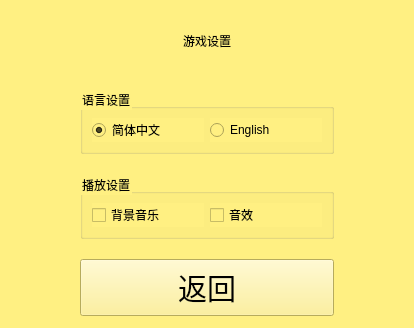
<?xml version="1.0" encoding="UTF-8"?>
<ui version="4.0">
 <class>SettingDialog</class>
 <widget class="QWidget" name="SettingDialog">
  <property name="geometry">
   <rect>
    <x>0</x>
    <y>0</y>
    <width>414</width>
    <height>328</height>
   </rect>
  </property>
  <property name="windowTitle">
   <string>Form</string>
  </property>
  <property name="styleSheet">
   <string notr="true">background-color: rgb(255, 240, 130);
font: 12pt &quot;楷体&quot;;</string>
  </property>
  <layout class="QVBoxLayout" name="verticalLayout">
   <property name="spacing">
    <number>20</number>
   </property>
   <property name="leftMargin">
    <number>80</number>
   </property>
   <property name="topMargin">
    <number>12</number>
   </property>
   <property name="rightMargin">
    <number>80</number>
   </property>
   <property name="bottomMargin">
    <number>12</number>
   </property>
   <item>
    <widget class="QLabel" name="label">
     <property name="styleSheet">
      <string notr="true">font: 58pt &quot;方正舒体&quot;;</string>
     </property>
     <property name="text">
      <string>游戏设置</string>
     </property>
     <property name="textFormat">
      <enum>Qt::AutoText</enum>
     </property>
     <property name="alignment">
      <set>Qt::AlignCenter</set>
     </property>
    </widget>
   </item>
   <item>
    <widget class="QGroupBox" name="groupBox">
     <property name="title">
      <string>语言设置</string>
     </property>
     <layout class="QHBoxLayout" name="horizontalLayout">
      <item>
       <widget class="QRadioButton" name="rBtn_zh">
        <property name="sizePolicy">
         <sizepolicy hsizetype="Preferred" vsizetype="Preferred">
          <horstretch>0</horstretch>
          <verstretch>0</verstretch>
         </sizepolicy>
        </property>
        <property name="whatsThis">
         <string/>
        </property>
        <property name="text">
         <string notr="true">简体中文</string>
        </property>
        <property name="checked">
         <bool>true</bool>
        </property>
       </widget>
      </item>
      <item>
       <widget class="QRadioButton" name="rBtn_en">
        <property name="sizePolicy">
         <sizepolicy hsizetype="Preferred" vsizetype="Preferred">
          <horstretch>0</horstretch>
          <verstretch>0</verstretch>
         </sizepolicy>
        </property>
        <property name="whatsThis">
         <string/>
        </property>
        <property name="text">
         <string notr="true">English</string>
        </property>
       </widget>
      </item>
     </layout>
    </widget>
   </item>
   <item>
    <widget class="QGroupBox" name="groupBox_2">
     <property name="title">
      <string>播放设置</string>
     </property>
     <layout class="QHBoxLayout" name="horizontalLayout_2">
      <item>
       <widget class="QCheckBox" name="rBtn_bgm">
        <property name="sizePolicy">
         <sizepolicy hsizetype="Preferred" vsizetype="Preferred">
          <horstretch>0</horstretch>
          <verstretch>0</verstretch>
         </sizepolicy>
        </property>
        <property name="text">
         <string>背景音乐</string>
        </property>
       </widget>
      </item>
      <item>
       <widget class="QCheckBox" name="rBtn_effect">
        <property name="sizePolicy">
         <sizepolicy hsizetype="Preferred" vsizetype="Preferred">
          <horstretch>0</horstretch>
          <verstretch>0</verstretch>
         </sizepolicy>
        </property>
        <property name="text">
         <string>音效</string>
        </property>
       </widget>
      </item>
     </layout>
    </widget>
   </item>
   <item>
    <widget class="QPushButton" name="btn_back">
     <property name="sizePolicy">
      <sizepolicy hsizetype="Preferred" vsizetype="Preferred">
       <horstretch>0</horstretch>
       <verstretch>0</verstretch>
      </sizepolicy>
     </property>
     <property name="font">
      <font>
       <family>楷体</family>
       <pointsize>22</pointsize>
       <italic>false</italic>
       <bold>false</bold>
      </font>
     </property>
     <property name="styleSheet">
      <string notr="true">border-image: url(:/res/mainScene/optionBtn.PNG);
font: 22pt &quot;楷体&quot;;</string>
     </property>
     <property name="text">
      <string>返回</string>
     </property>
    </widget>
   </item>
  </layout>
 </widget>
 <resources/>
 <connections/>
</ui>
